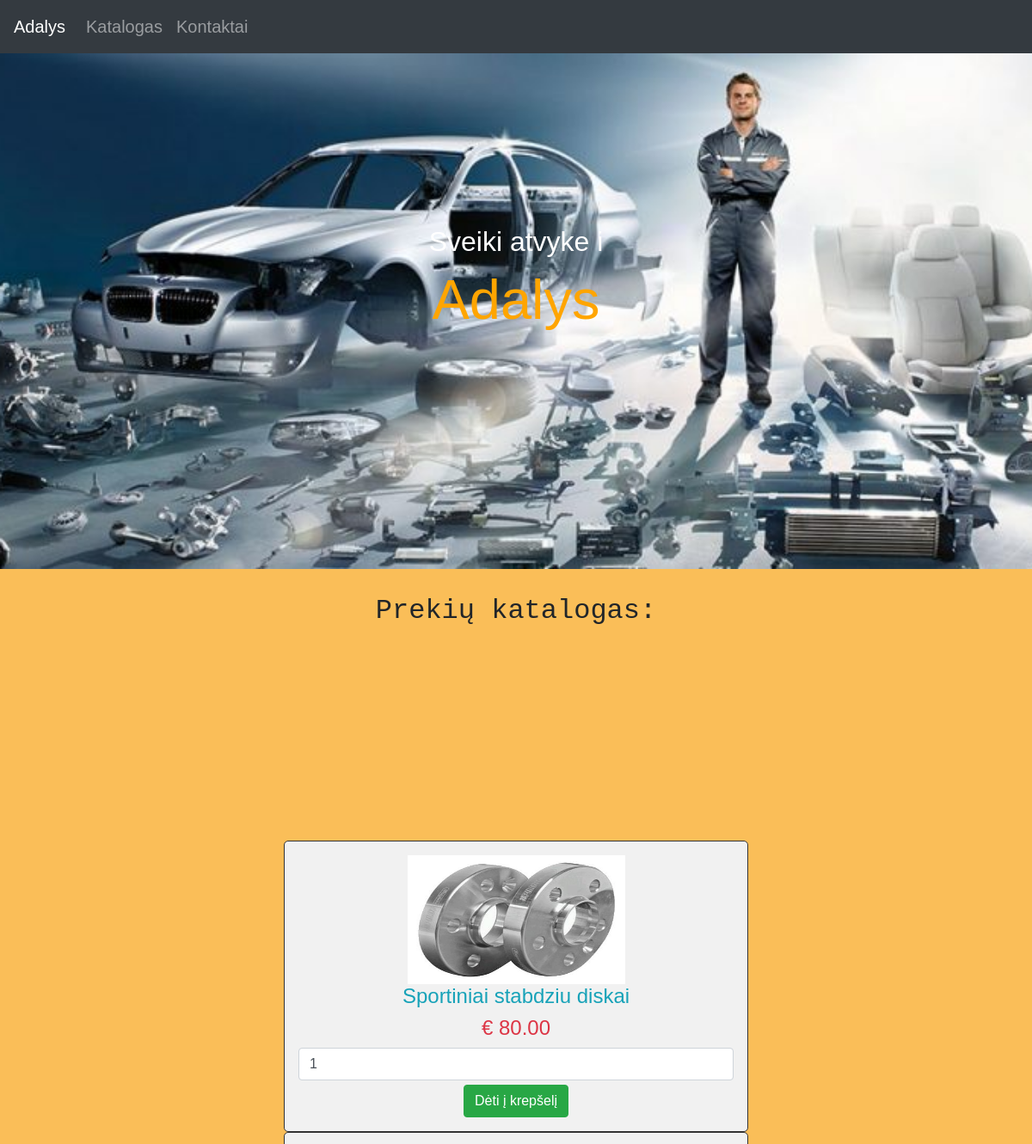
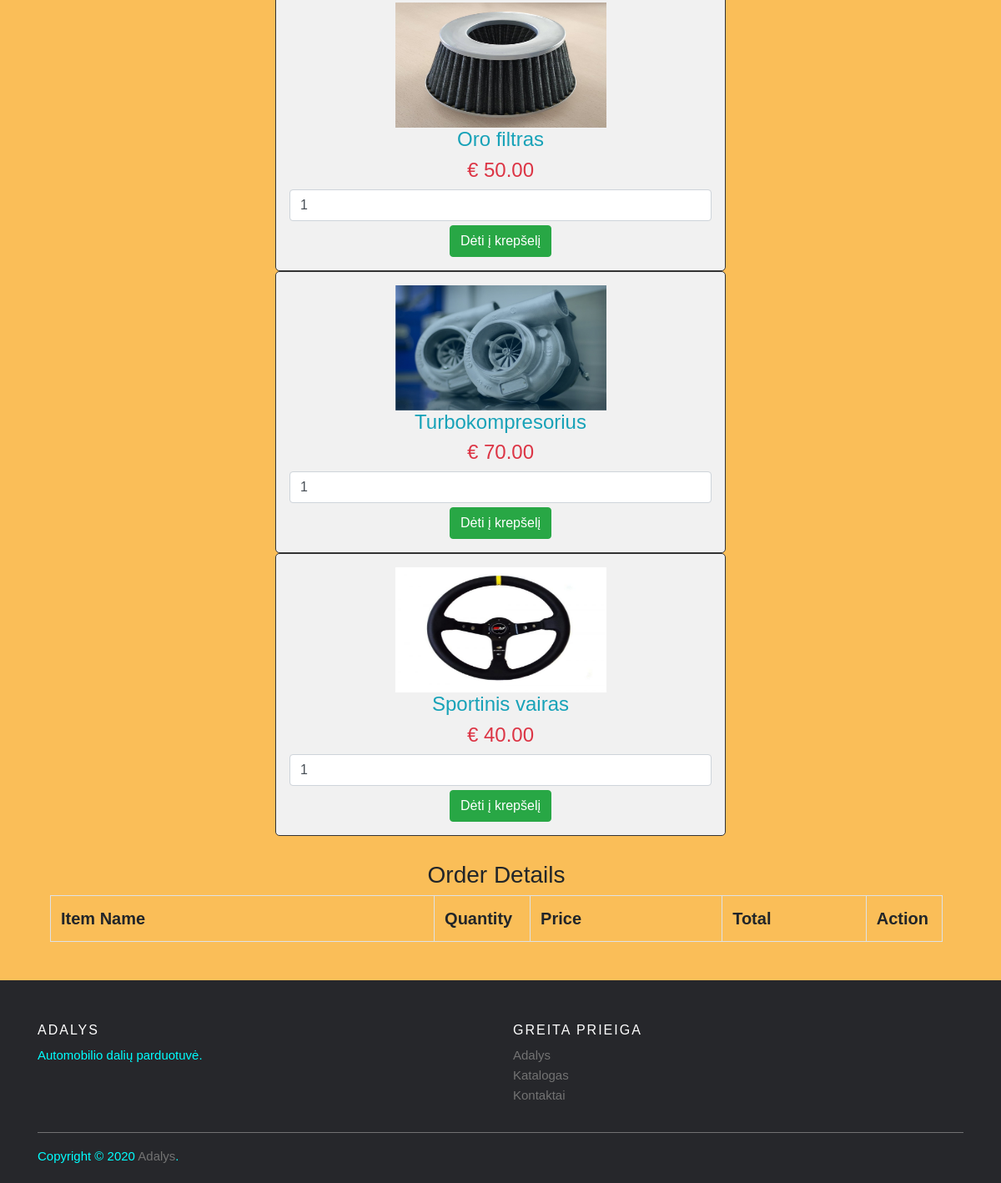
Page /katalogas.php on the committed database (2 pictures, top to bottom).
### tables this page shows
CREATE TABLE `tbl_product` (
  `id` int(11) NOT NULL,
  `name` varchar(255) NOT NULL,
  `image` varchar(255) NOT NULL,
  `price` double(10,2) NOT NULL
);

### katalogas.php (the view, shortened to what this page needs)
<?php
$connect = mysqli_connect("localhost", "root", "", "eshopas");
?>
<!DOCTYPE html>
<html lang="">
<head>
    <link rel="stylesheet" href="style2.css">
    <link rel="stylesheet" href="normalize.css">
    <link rel="stylesheet" href="https://stackpath.bootstrapcdn.com/bootstrap/4.4.1/css/bootstrap.min.css">
</head>
<body>
   <nav class="navbar navbar-expand-lg navbar-dark bg-dark">
  <a class="navbar-brand" href="pagrindinis.php">Adalys</a>
  <div class="collapse navbar-collapse" id="navbarNav">
    <ul class="navbar-nav">
      <li class="nav-item">
        <a class="nav-link" href="katalogas.php">Katalogas</a>
      </li>
    </ul>
      <ul class="navbar-nav">
      <li class="nav-item">
        <a class="nav-link" href="kontaktai.html">Kontaktai</a>
      </li>
    </ul>
  </div>
</nav>
    <header>
  <div class="fotke">
      <br><h2 class="centras">Sveiki atvyke i</h2>
      <br><h1 class="centras2">Adalys</h1>
     </div>
    </header>
    <main>
        <div class="container">
       <br>
        <h2 class="antras">Prekių katalogas:</h2>
        <br>
            <br />
		<center><div class="container">
			<br />
			<br />
			<br />
            <br />
			<br /><br />
			<?php
				$query = "SELECT * FROM tbl_product ORDER BY id ASC";
				$result = mysqli_query($connect, $query);
				if(mysqli_num_rows($result) > 0)
				{
					while($row = mysqli_fetch_array($result))
					{
				?>
			<center><div class="" style="width: 50%;">
				<form method="post" action="index.php?action=add&id=<?php echo $row["id"]; ?>">
					<div style="border:1px solid #333; background-color:#f1f1f1; border-radius:5px; padding:16px;" align="center">
						<img style=" height: 150px;
  width: 50%;" src="img/<?php echo $row["image"]; ?>" class="img-responsive" />
						<h4 class="text-info"><?php echo $row["name"]; ?></h4>
						<h4 class="text-danger">€ <?php echo $row["price"]; ?></h4>
						<input type="text" name="quantity" value="1" class="form-control" />
						<input type="submit" name="add_to_cart" style="margin-top:5px;" class="btn btn-success" value="Dėti į krepšelį" />
					</div>
				</form>
                </div></center>
			<?php
					}
				}
			?>
			<div style="clear:both; margin-right: 10px;">
			<br />
			<h3>Order Details</h3>
			<div class="table-responsive">
				<table class="table table-bordered">
					<tr>
						<th width="40%">Item Name</th>
						<th width="10%">Quantity</th>
						<th width="20%">Price</th>
						<th width="15%">Total</th>
						<th width="5%">Action</th>
					</tr>
				</table>
			</div>
		</div>
            </div></center>
	<br />
     </div>
    </main>
    <footer class="site-footer">
      <div class="container">
        <div class="row">
          <div class="col-sm-12 col-md-6">
            <h6>Adalys</h6>
            <p class="text-justify">Automobilio dalių parduotuvė.</p>
            </div>
          <div class="col-xs-6 col-md-3">
            <h6>Greita prieiga</h6>
            <ul class="footer-links">
              <li><a href="index.html">Adalys</a></li>
              <li><a href="katalogas.html">Katalogas</a></li>
                <li><a href="kontaktai.html">Kontaktai</a></li>
            </ul>
          </div>
        </div>
        <hr>
      </div>
      <div class="container">
        <div class="row">
          <div class="col-md-8 col-sm-6 col-xs-12">
            <p class="copyright-text">Copyright &copy; 2020
         <a href="#">Adalys</a>.
            </p>
          </div>
        </div>
      </div>
</footer>
</body>
</html>

### style2.css (style rules this page uses)
p { color: aqua }
.fotke { background-image: url(img/autodalys.png); position: relative; background-size:cover; background-repeat: no-repeat; background-position: center; height: 600px; }
.centras { text-align: center; color: white; margin-bottom: -30px; padding-top: 170px; }
.centras2 { text-align: center; color: orange; padding-top: 10px; font-size: 65px; }
.antras { text-align: center; font-family: "Lucida Console", Courier, monospace; }
main { background: rgba(250, 190, 88, 1) ; }
.site-footer { background-color:#26272b; padding:45px 0 20px; font-size:15px; line-height:24px; color:#737373; }
.site-footer hr { border-top-color:#bbb; opacity:0.5 }
.site-footer h6 { color:#fff; font-size:16px; text-transform:uppercase; margin-top:5px; letter-spacing:2px }
.site-footer a { color:#737373; }
.footer-links { padding-left:0; list-style:none }
.footer-links li { display:block }
.footer-links a { color:#737373 }
.copyright-text { margin:0 }

### katalogas.php (style rules this page uses)
body { font-family: Arial, Helvetica, sans-serif; font-size: 20px; }

### rows in the picture
tbl_product: image (picture), name "Sportiniai stabdziu diskai", price "80.00"
tbl_product: image (picture), name "Oro filtras", price "50.00"
tbl_product: image (picture), name "Turbokompresorius", price "70.00"
tbl_product: image (picture), name "Sportinis vairas", price "40.00"
